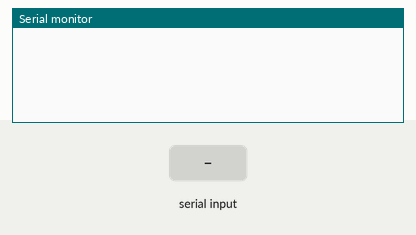
Recording of a sketch running on a simulated Arduino Uno, built with avr-gcc and run on an emulated ATmega328P. On the bench: the last lines printed to the serial monitor. The inputs (shaded band) are chosen by the test bench.

Above: at 1.2 s.
1.3 s: "90,45,200\n" received over Serial
At 2.0 s:
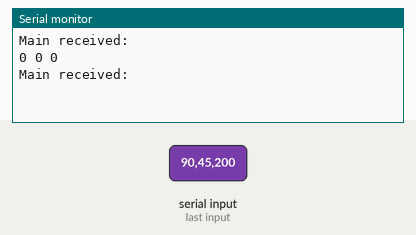
At 2.5 s:
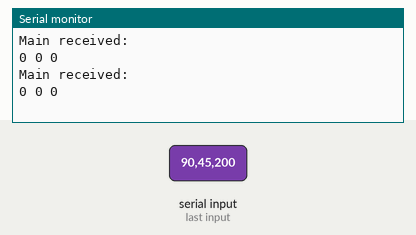

The sketch:

test_receiver.ino
```cpp
#define CONTROL_SYMBOL "s"

String data;

int curHours, curMins, curSecs;


bool parseTime(String timeStr, int &outHours, int &outMins, int &outSecs);
bool readTime(int &outHours, int &outMins, int &outSecs);

void setup() {
  Serial.begin(9600);
}


void loop() {
  if (Serial.available()) {
    Serial.println("Main received: ");
    readTime(curHours, curMins, curSecs);
    Serial.print(curHours); Serial.print(" ");
    Serial.print(curMins); Serial.print(" ");
    Serial.print(curSecs); Serial.println(" ");
  }
}

// parse and validate time
bool parseTime(String timeStr, int &outHours, int &outMins, int &outSecs) {
  if ((timeStr.charAt(2) != ':') || (timeStr.charAt(5) != ':')) {
    return false;
  }
  if (timeStr.length() != 8) {
    return false;
  }
  int hours = timeStr.substring(0, 2).toInt();
  int mins = timeStr.substring(3, 5).toInt();
  int secs = timeStr.substring(6, 8).toInt();
  if (!((0 <= hours) && (hours < 24) && (0 <= mins) && (mins < 60) && (0 <= secs) && (secs < 60))) {
    return false;
  }
  outHours = hours;
  outMins = mins;
  outSecs = secs;
  return true;
}

bool readTime(int &outHours, int &outMins, int &outSecs) {
  char controlSymbol = Serial.read();
  if (controlSymbol =! CONTROL_SYMBOL) {
    return false;
  }
  String timeStr;
  // read 8 characters "HH:MM:SS"
  for (int i = 0; i < 8; i++) {
    for (int j = 0; j < 10; j++) {
      if (Serial.available()) {
        break;
      }
      delay(10);
    }
    char nextChar = Serial.read();
    timeStr += nextChar;
  }

  return parseTime(timeStr, outHours, outMins, outSecs);
}
```

Measured:
- after the input at 1.3 s, the serial monitor: prints a new line at once (image 1)
